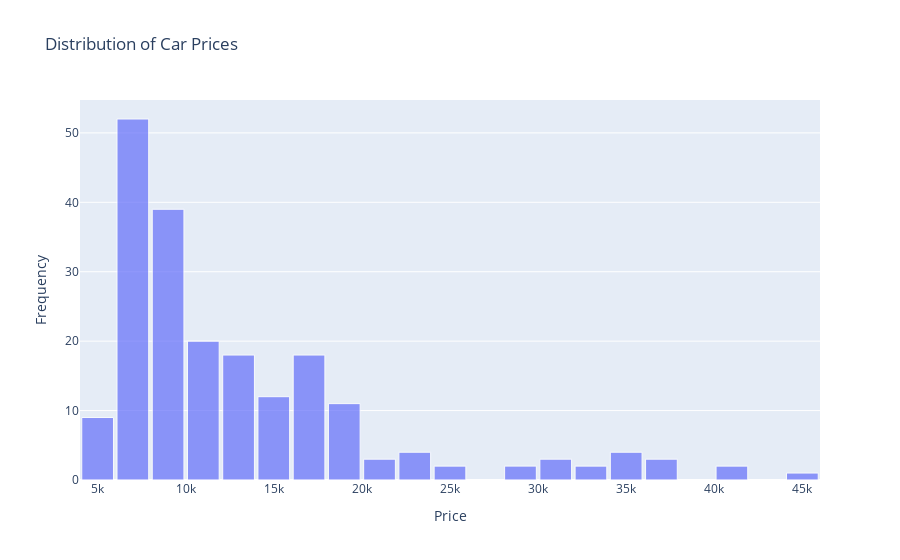

The code cell stored with this chart in its notebook:
### Code cell
fig = px.histogram(data, x='price', nbins=30,
                   title='Distribution of Car Prices',
                   labels={'price': 'Price', 'count': 'Frequency'},
                   opacity=0.7)

fig.update_layout(
    xaxis_title='Price',
    yaxis_title='Frequency',
    bargap=0.1,
)

fig.update_traces(marker_line_width=1, marker_line_color="white")
fig.show()

### Figure 1 — Plotly figure (JSON) as saved in the notebook; plotly's stock layout.template omitted (floating-point values rounded to 4 significant figures; data arrays with more than 128 entries replaced by an {"elided": "..."} marker saying what was removed)
{"data": [{"alignmentgroup": "True", "bingroup": "x", "hovertemplate": "Price=%{x}<br>count=%{y}<extra></extra>", "legendgroup": "", "marker": {"color": "#636efa", "line": {"color": "white", "width": 1}, "opacity": 0.7, "pattern": {"shape": ""}}, "name": "", "nbinsx": 30, "offsetgroup": "", "orientation": "v", "showlegend": false, "type": "histogram", "x": {"elided": "205 float values"}, "xaxis": "x", "yaxis": "y"}], "layout": {"bargap": 0.1, "barmode": "relative", "legend": {"tracegroupgap": 0}, "title": {"text": "Distribution of Car Prices"}, "xaxis": {"anchor": "y", "domain": [0, 1], "title": {"text": "Price"}}, "yaxis": {"anchor": "x", "domain": [0, 1], "title": {"text": "Frequency"}}}}
